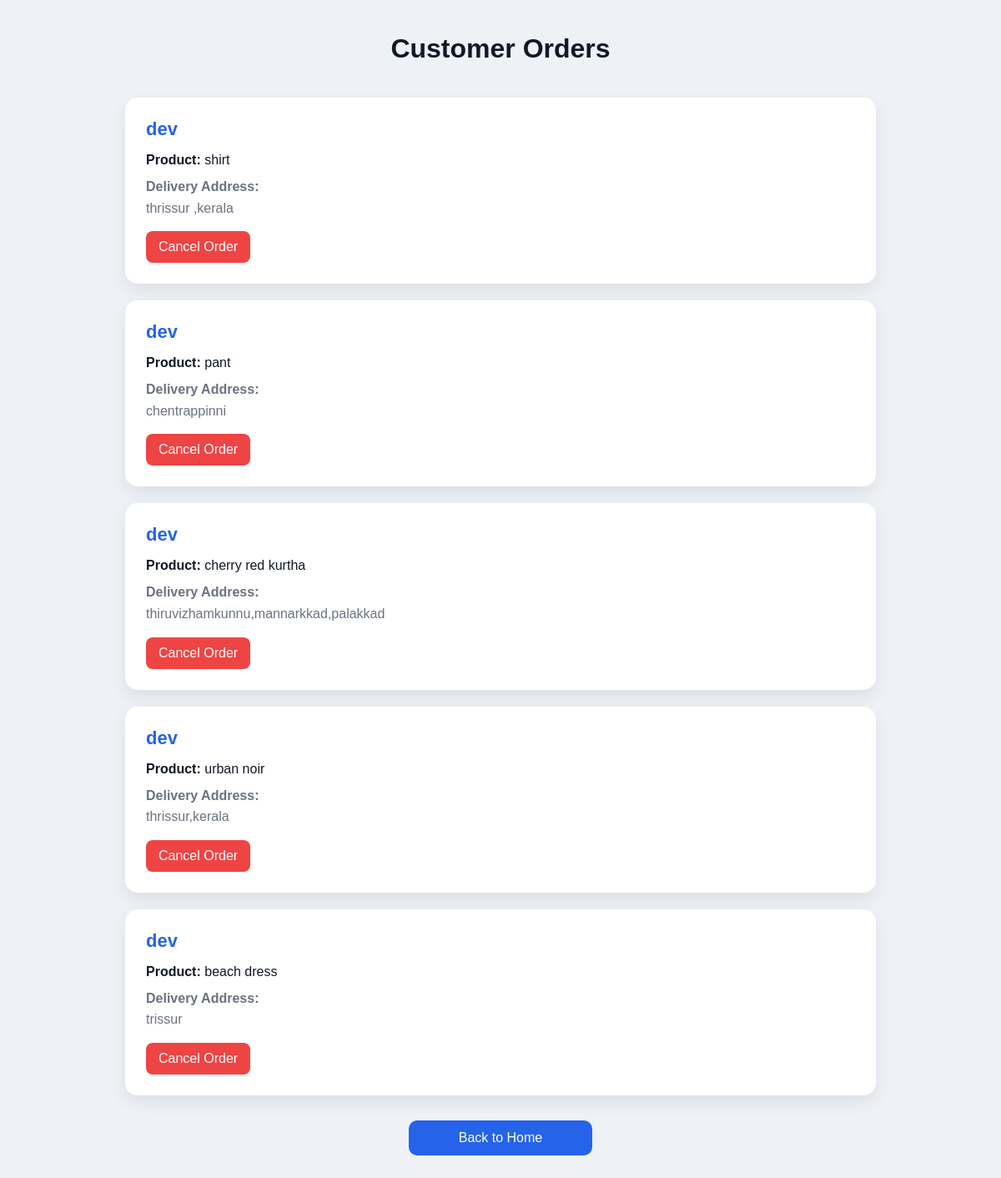
Page /orders/ (signed in) on the committed database.
### store/models.py (models this page shows, shortened)
class Order(models.Model):
    user = models.ForeignKey(User,on_delete=models.CASCADE)
    product = models.ForeignKey(Product,on_delete=models.CASCADE)
    address = models.TextField()

class Product(models.Model):
    name = models.CharField(max_length=100)
    description = models.TextField()
    price = models.IntegerField()
    stock = models.IntegerField()
    image = models.ImageField(upload_to='products/')

### store/views.py (the view)
# urls.py: path('orders/', views.orders, name='orders'),
def orders(request):
    if request.user.is_superuser:
        orders = Order.objects.all()
    else:
        orders = Order.objects.filter(user=request.user)
    return render(request, 'orders.html', {'orders': orders})

### templates/orders.html (shortened to what this page needs)
{% load static %}
<!DOCTYPE html>
<html lang="en">
<head>
</head>
<body>
    <h1>Customer Orders</h1>
    <div class="orders-container">
        {% for order in orders %}
        <div class="order-card">
            <div class="username">
                {{ order.user.username }}
            </div>
            <div class="product">
                <strong>Product:</strong>
                {{ order.product.name }}
            </div>
            <div class="address">
                <strong>Delivery Address:</strong><br>
                {{ order.address }}
            </div>
            {% if order.user == request.user %}
                <a href="{% url 'cancel_order' order.id %}" class="cancel-btn">
                    Cancel Order
                </a>
            {% endif %}
        </div>
        {% empty %}
        <p class="empty">
            No orders available.
        </p>
        {% endfor %}
    </div>
    <a href="{% url 'home' %}" class="back-btn">
        Back to Home
    </a>
</body>
</html>

### templates/orders.html (style rules this page uses)
* { margin:0; padding:0; box-sizing:border-box; font-family:'Poppins',sans-serif; }
body { background:#eef2f7; padding:40px; }
h1 { text-align:center; color:#111827; margin-bottom:40px; }
.orders-container { max-width:900px; margin:auto; }
.order-card { background:white; padding:25px; border-radius:15px; margin-bottom:20px; box-shadow:0 8px 20px rgba(0,0,0,.08); transition:.3s; }
.username { color:#2563eb; font-size:22px; font-weight:600; margin-bottom:15px; }
.product { color:#111827; margin-bottom:10px; font-size:16px; }
.address { color:#6b7280; line-height:1.6; }
.back-btn { display:block; width:220px; margin:30px auto; text-align:center; text-decoration:none; background:#2563eb; color:white; padding:12px; border-radius:10px; transition:.3s; }
.cancel-btn { display:inline-block; margin-top:15px; text-decoration:none; background:#ef4444; color:white; padding:10px 15px; border-radius:8px; transition:.3s; }

### rows in the picture
Order: user.username "dev", product.name "shirt", address "thrissur ,kerala", shows "Cancel Order"
Order: user.username "dev", product.name "pant", address "chentrappinni", shows "Cancel Order"
Order: user.username "dev", product.name "cherry red kurtha", address "thiruvizhamkunnu,mannarkkad,palakkad", shows "Cancel Order"
Order: user.username "dev", product.name "urban noir", address "thrissur,kerala", shows "Cancel Order"
Order: user.username "dev", product.name "beach dress", address "trissur", shows "Cancel Order"
